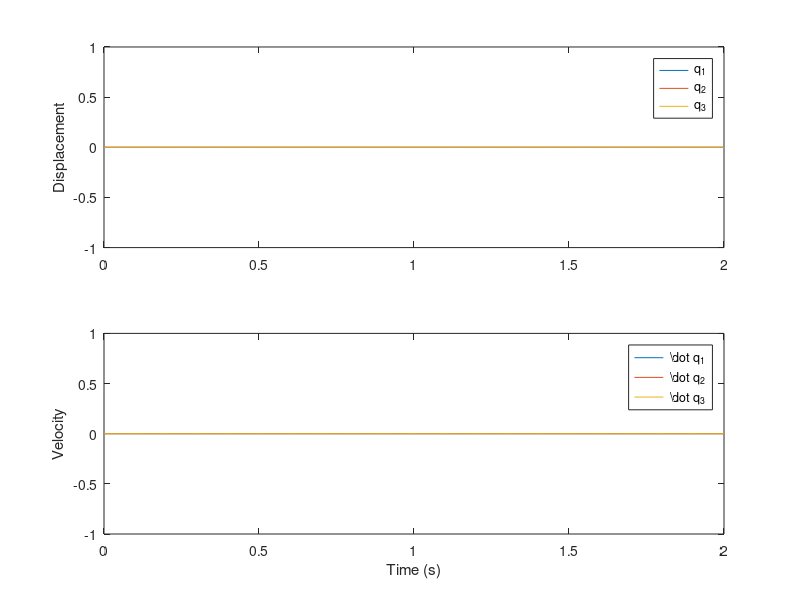

Source code (MATLAB): (Note: this script raises an error after producing the figure.)
clear; clc;

m1 = 0.366;          
m2 = 0.734;          
k1 = 6e5;        
c1 = 6.5;        
k2 = 7e3;         
c2 = 10;         
J0  = 4.2214e-04;      
r  = 0.04;         


M = [ m1      0        0;
      0       m2       0;
      0       0   J0/r^2 ];

C = [ c1+c2   -c2    -c1;
     -c2      c2      0;
     -c1      0       c1 ];

K = [ k1+k2   -k2    -k1;
     -k2      k2      0;
     -k1      0       k1 ];


B = [ 0;
      0;
      1/r ];

%%
Minv = M \ eye(3);              

A = [ zeros(3)  eye(3);
     -Minv*K   -Minv*C ];

Bss = [ zeros(3,1);
        Minv*B ];


Css = [1 0 0  0 0 0;
       0 1 0  0 0 0];

Dss = [0; 0];

sys_ss = ss(A,Bss,Css,Dss); 
eigenvalues = eig(A);
Obs = obsv(A, Css);
Obsstates = rank(Obs);
Cont = ctrb(A, Bss);
Contstates = rank(Cont);
Uc = null(ctrb(A,Bss)');
%%

t = 0:0.01:2;
u = zeros(size(t));
x0 = [0 0 0 0 0 0];
[y, t, x] =lsim(sys_ss, u, t, x0);

q1  = x(:,1);
q2  = x(:,2);
q3  = x(:,3);
dq1 = x(:,4);
dq2 = x(:,5);
dq3 = x(:,6);

figure
subplot(2,1,1)
plot(t, q1, t, q2, t, q3)
legend('q_1','q_2','q_3')
ylabel('Displacement')

subplot(2,1,2)
plot(t, dq1, t, dq2, t, dq3)
legend('\dot q_1','\dot q_2','\dot q_3')
ylabel('Velocity')
xlabel('Time (s)')

%%
G = tf(sys_ss);         

G_d=c2d(G, 1/250, 'tustin')

G1 = G(1);               
G2 = G(2);               

disp('G1(s) = X1(s) / tau(s):');
G1

disp('G2(s) = X2(s) / tau(s):');
G2

figure()
bode(G1, G2); legend('x1/tau','x2/tau');

%% 
p = [ -119+105j, -119-105j, -340, -360, -540, -560 ];
Ka = place(A,Bss,p);

sys_cl = ss(A-Bss*Ka,Bss,Css,0);


[y, t, x] = lsim(sys_cl, u, t, x0);
q1  = x(:,1);
q2  = x(:,2);
q3  = x(:,3);
dq1 = x(:,4);
dq2 = x(:,5);
dq3 = x(:,6);

figure
subplot(2,1,1)
plot(t, q1, t, q2, t, q3)
legend('q_1','q_2','q_3')
ylabel('Displacement')

subplot(2,1,2)
plot(t, dq1, t, dq2, t, dq3)
legend('\dot q_1','\dot q_2','\dot q_3')
ylabel('Velocity')
xlabel('Time (s)')

%%
G_cont = tf(sys_cl);         

G_dcont = c2d(G_cont, 1/250, 'tustin')

G1cont = G_cont(1);               
G2cont = G_cont(2);               

disp('Controllable G1(s) = X1(s) / tau(s):');
G1cont

disp('Controllable G2(s) = X2(s) / tau(s):');
G2cont

figure()
bode(G1cont, G2cont); legend('x1/tau','x2/tau');

%%
sys_min = minreal(ss(A,Bss,Css,Dss));
